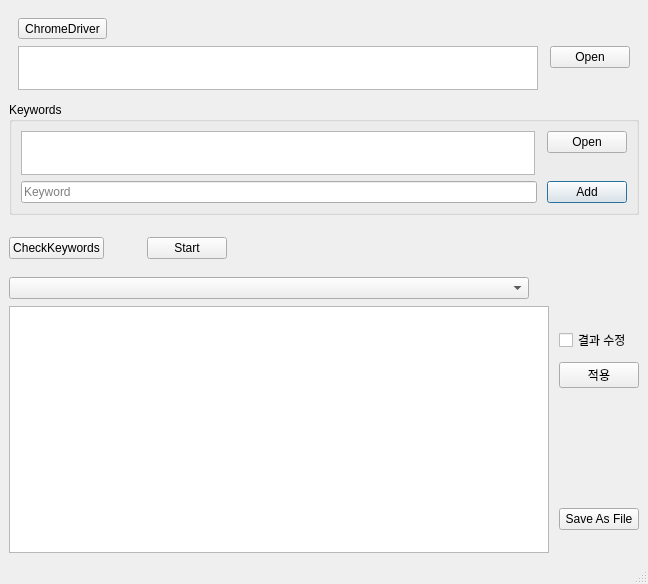
<?xml version="1.0" encoding="UTF-8"?>
<ui version="4.0">
 <class>MainWindow</class>
 <widget class="QMainWindow" name="MainWindow">
  <property name="geometry">
   <rect>
    <x>0</x>
    <y>0</y>
    <width>648</width>
    <height>584</height>
   </rect>
  </property>
  <property name="windowTitle">
   <string>MainWindow</string>
  </property>
  <widget class="QWidget" name="centralwidget">
   <layout class="QGridLayout" name="gridLayout_3">
    <item row="2" column="0">
     <layout class="QHBoxLayout" name="horizontalLayout_14">
      <property name="spacing">
       <number>10</number>
      </property>
      <item>
       <widget class="QTableWidget" name="ViewResult_table">
        <property name="sizePolicy">
         <sizepolicy hsizetype="Expanding" vsizetype="Preferred">
          <horstretch>0</horstretch>
          <verstretch>0</verstretch>
         </sizepolicy>
        </property>
       </widget>
      </item>
      <item>
       <layout class="QVBoxLayout" name="verticalLayout_9">
        <item>
         <layout class="QVBoxLayout" name="verticalLayout_8">
          <item>
           <widget class="QCheckBox" name="FlagEditable_chbox">
            <property name="toolTip">
             <string>더블클릭시 수정가능</string>
            </property>
            <property name="text">
             <string>결과 수정</string>
            </property>
           </widget>
          </item>
          <item>
           <widget class="QPushButton" name="changeAdmit_btn">
            <property name="text">
             <string>적용</string>
            </property>
            <property name="autoDefault">
             <bool>true</bool>
            </property>
           </widget>
          </item>
         </layout>
        </item>
        <item>
         <spacer name="verticalSpacer">
          <property name="orientation">
           <enum>Qt::Vertical</enum>
          </property>
          <property name="sizeType">
           <enum>QSizePolicy::Preferred</enum>
          </property>
          <property name="sizeHint" stdset="0">
           <size>
            <width>20</width>
            <height>88</height>
           </size>
          </property>
         </spacer>
        </item>
        <item>
         <widget class="QPushButton" name="SaveAsFIle_btn">
          <property name="text">
           <string>Save As File</string>
          </property>
         </widget>
        </item>
       </layout>
      </item>
     </layout>
    </item>
    <item row="1" column="0">
     <layout class="QVBoxLayout" name="verticalLayout_10">
      <property name="spacing">
       <number>3</number>
      </property>
      <property name="sizeConstraint">
       <enum>QLayout::SetFixedSize</enum>
      </property>
      <item>
       <widget class="QWidget" name="widget_2" native="true">
        <property name="sizePolicy">
         <sizepolicy hsizetype="Preferred" vsizetype="Fixed">
          <horstretch>0</horstretch>
          <verstretch>0</verstretch>
         </sizepolicy>
        </property>
        <layout class="QGridLayout" name="gridLayout">
         <item row="2" column="0">
          <layout class="QGridLayout" name="gridLayout_8">
           <property name="sizeConstraint">
            <enum>QLayout::SetMinimumSize</enum>
           </property>
           <property name="horizontalSpacing">
            <number>12</number>
           </property>
           <property name="verticalSpacing">
            <number>0</number>
           </property>
           <item row="2" column="0" rowspan="2">
            <widget class="QTextBrowser" name="FileDIR_Browser_2">
             <property name="sizePolicy">
              <sizepolicy hsizetype="Expanding" vsizetype="Ignored">
               <horstretch>0</horstretch>
               <verstretch>0</verstretch>
              </sizepolicy>
             </property>
            </widget>
           </item>
           <item row="3" column="1">
            <spacer name="verticalSpacer_3">
             <property name="orientation">
              <enum>Qt::Vertical</enum>
             </property>
             <property name="sizeType">
              <enum>QSizePolicy::Fixed</enum>
             </property>
             <property name="sizeHint" stdset="0">
              <size>
               <width>20</width>
               <height>22</height>
              </size>
             </property>
            </spacer>
           </item>
           <item row="2" column="1">
            <widget class="QPushButton" name="openFile_btn_2">
             <property name="text">
              <string>Open</string>
             </property>
            </widget>
           </item>
          </layout>
         </item>
         <item row="0" column="0">
          <widget class="QToolButton" name="chrome_driver_toggle">
           <property name="text">
            <string>ChromeDriver</string>
           </property>
          </widget>
         </item>
         <item row="1" column="0">
          <spacer name="horizontalSpacer_4">
           <property name="orientation">
            <enum>Qt::Horizontal</enum>
           </property>
           <property name="sizeHint" stdset="0">
            <size>
             <width>40</width>
             <height>1</height>
            </size>
           </property>
          </spacer>
         </item>
        </layout>
       </widget>
      </item>
      <item>
       <widget class="QGroupBox" name="groupBox_2">
        <property name="sizePolicy">
         <sizepolicy hsizetype="Expanding" vsizetype="Fixed">
          <horstretch>0</horstretch>
          <verstretch>0</verstretch>
         </sizepolicy>
        </property>
        <property name="title">
         <string>Keywords</string>
        </property>
        <layout class="QGridLayout" name="gridLayout_2">
         <property name="sizeConstraint">
          <enum>QLayout::SetDefaultConstraint</enum>
         </property>
         <item row="0" column="0">
          <layout class="QGridLayout" name="gridLayout_7">
           <property name="sizeConstraint">
            <enum>QLayout::SetFixedSize</enum>
           </property>
           <property name="horizontalSpacing">
            <number>12</number>
           </property>
           <property name="verticalSpacing">
            <number>0</number>
           </property>
           <item row="0" column="0" rowspan="2">
            <widget class="QTextBrowser" name="FileDIR_Browser">
             <property name="sizePolicy">
              <sizepolicy hsizetype="Expanding" vsizetype="Ignored">
               <horstretch>0</horstretch>
               <verstretch>0</verstretch>
              </sizepolicy>
             </property>
            </widget>
           </item>
           <item row="0" column="1">
            <widget class="QPushButton" name="openFile_btn">
             <property name="text">
              <string>Open</string>
             </property>
            </widget>
           </item>
           <item row="1" column="1">
            <spacer name="verticalSpacer_2">
             <property name="orientation">
              <enum>Qt::Vertical</enum>
             </property>
             <property name="sizeType">
              <enum>QSizePolicy::Fixed</enum>
             </property>
             <property name="sizeHint" stdset="0">
              <size>
               <width>20</width>
               <height>22</height>
              </size>
             </property>
            </spacer>
           </item>
          </layout>
         </item>
         <item row="1" column="0">
          <layout class="QHBoxLayout" name="horizontalLayout_11">
           <property name="spacing">
            <number>10</number>
           </property>
           <item>
            <widget class="QLineEdit" name="Query_LineEdit">
             <property name="sizePolicy">
              <sizepolicy hsizetype="Minimum" vsizetype="Fixed">
               <horstretch>0</horstretch>
               <verstretch>0</verstretch>
              </sizepolicy>
             </property>
             <property name="contextMenuPolicy">
              <enum>Qt::DefaultContextMenu</enum>
             </property>
             <property name="toolTip">
              <string>Input Search Keyword</string>
             </property>
             <property name="statusTip">
              <string/>
             </property>
             <property name="placeholderText">
              <string>Keyword</string>
             </property>
            </widget>
           </item>
           <item>
            <widget class="QPushButton" name="AddQuery_btn">
             <property name="sizePolicy">
              <sizepolicy hsizetype="Fixed" vsizetype="Fixed">
               <horstretch>0</horstretch>
               <verstretch>0</verstretch>
              </sizepolicy>
             </property>
             <property name="text">
              <string>Add</string>
             </property>
             <property name="default">
              <bool>true</bool>
             </property>
            </widget>
           </item>
          </layout>
         </item>
        </layout>
       </widget>
      </item>
      <item>
       <layout class="QVBoxLayout" name="verticalLayout_7">
        <item>
         <layout class="QHBoxLayout" name="horizontalLayout_10">
          <property name="topMargin">
           <number>19</number>
          </property>
          <property name="bottomMargin">
           <number>14</number>
          </property>
          <item>
           <widget class="QPushButton" name="CheckQuery_btn">
            <property name="toolTip">
             <string>Keywords확인 및 변경</string>
            </property>
            <property name="text">
             <string>CheckKeywords</string>
            </property>
           </widget>
          </item>
          <item>
           <spacer name="horizontalSpacer">
            <property name="orientation">
             <enum>Qt::Horizontal</enum>
            </property>
            <property name="sizeType">
             <enum>QSizePolicy::Fixed</enum>
            </property>
            <property name="sizeHint" stdset="0">
             <size>
              <width>40</width>
              <height>20</height>
             </size>
            </property>
           </spacer>
          </item>
          <item>
           <widget class="QPushButton" name="activateFunc_btn">
            <property name="toolTip">
             <string>작업시작</string>
            </property>
            <property name="text">
             <string>Start</string>
            </property>
           </widget>
          </item>
          <item>
           <spacer name="horizontalSpacer_2">
            <property name="orientation">
             <enum>Qt::Horizontal</enum>
            </property>
            <property name="sizeHint" stdset="0">
             <size>
              <width>338</width>
              <height>20</height>
             </size>
            </property>
           </spacer>
          </item>
         </layout>
        </item>
       </layout>
      </item>
      <item>
       <layout class="QHBoxLayout" name="horizontalLayout_13">
        <property name="spacing">
         <number>0</number>
        </property>
        <property name="topMargin">
         <number>1</number>
        </property>
        <property name="bottomMargin">
         <number>1</number>
        </property>
        <item>
         <widget class="QComboBox" name="SelectKeyword_cbox">
          <property name="sizePolicy">
           <sizepolicy hsizetype="Expanding" vsizetype="Fixed">
            <horstretch>0</horstretch>
            <verstretch>0</verstretch>
           </sizepolicy>
          </property>
         </widget>
        </item>
        <item>
         <spacer name="horizontalSpacer_3">
          <property name="orientation">
           <enum>Qt::Horizontal</enum>
          </property>
          <property name="sizeType">
           <enum>QSizePolicy::Fixed</enum>
          </property>
          <property name="sizeHint" stdset="0">
           <size>
            <width>110</width>
            <height>20</height>
           </size>
          </property>
         </spacer>
        </item>
       </layout>
      </item>
     </layout>
    </item>
   </layout>
  </widget>
  <widget class="QMenuBar" name="menubar">
   <property name="geometry">
    <rect>
     <x>0</x>
     <y>0</y>
     <width>648</width>
     <height>20</height>
    </rect>
   </property>
  </widget>
  <widget class="QStatusBar" name="statusbar"/>
 </widget>
 <resources/>
 <connections/>
</ui>
